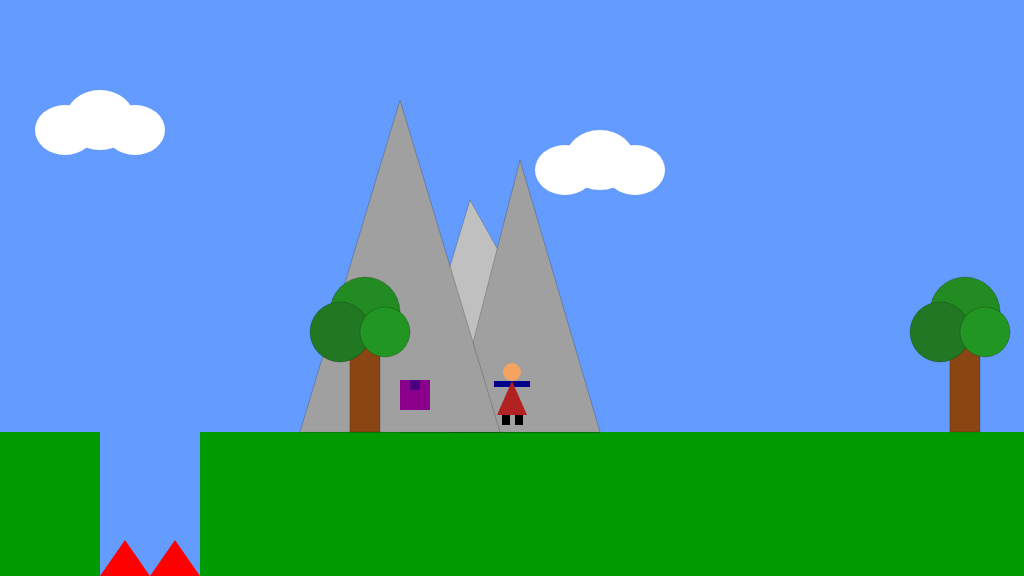
Frame 1 (no input)
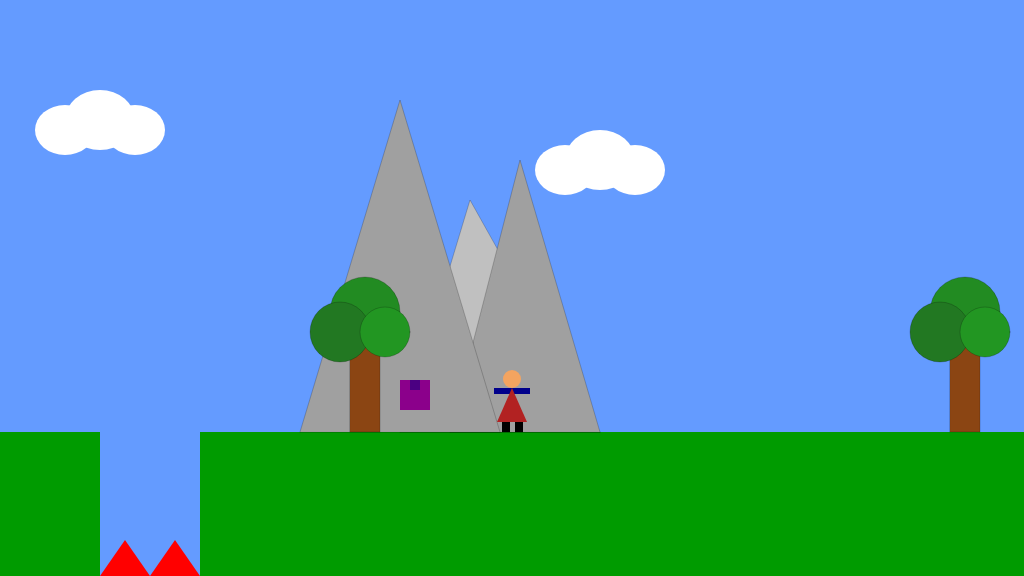
Frame 60 (no input)
Frame 120 (the mouse pressed at the canvas centre since frame 60): identical to frame 60, image omitted

The p5.js sketch that drew these frames (run headless with seeded random() and noise() and a simulated clock; from frame 60 on, the mouse is pressed at the canvas centre):

// p5.js sketch
// ── sketch.js
/*

The Game Project 5 - Bring it all together

*/

var gameChar_x;
var gameChar_y;
var floorPos_y;
var scrollPos;
var gameChar_world_x;

var isLeft;
var isRight;
var isFalling;
var isPlummeting;

var clouds;
var mountains;
var trees_x;
var collectables;
var canyons;


function setup()
{
	createCanvas(1024, 576);
	floorPos_y = height * 3/4;
	gameChar_x = width/2;
	gameChar_y = floorPos_y;

	// Variable to control the background scrolling.
	scrollPos = 0;

	// Variable to store the real position of the gameChar in the game
	// world. Needed for collision detection.
	gameChar_world_x = gameChar_x - scrollPos;

	// Boolean variables to control the movement of the game character.
	isLeft = false;
	isRight = false;
	isFalling = false;
	isPlummeting = false;
    
    

	// Initialise arrays of scenery objects.
clouds =   //initialisation of clouds
        [
{pos_X: 565,pos_Y:170,width:60,height:50,},
{pos_X: 65,pos_Y:130,width:60,height:50,},
{pos_X: 1065,pos_Y:150,width:60,height:50,}
        ];
    
mountains =  //initialisation of mountains
        [
{pos_x : -400,pos_y : 432,},
{pos_x : 500,pos_y : 432,},
{pos_x : 2100,pos_y : 432,}
        ];
}

  trees_x =   //initialisation of trees
        [-200,350,950,1400]

 collectables =  //initialisation of collectables
        [
          {pos_x:-100,pos_y:floorPos_y,size:30, isFound: false},
          {pos_x:400,pos_y:380,size:30, isFound: false},
          {pos_x:1200,pos_y:380,size:30, isFound: false}
        ];

 canyons =    //initialisation of canyons
        [
          {pos_x:100,width:100,},
          {pos_x:1050,width:100,},
          {pos_x:1700,width:100,}
        ];


function draw()
{
	background(100, 155, 255); // fill the sky blue

	noStroke();
	fill(0,155,0);
	rect(0, floorPos_y, width, height/4); // draw some green ground
    
  

    
    push();
    translate(scrollPos,0);
	// Draw clouds.
    drawClouds();

	// Draw mountains.
    drawMountains();

	// Draw trees.
    drawTrees();
    

	// Draw canyons.
    for(var i = 0;i < canyons.length;i++)
        {
            drawCanyon(canyons[i]);
        }

	// Draw collectable items.

    
   
    for(var i = 0; i < collectables.length; i++)
    {
       
        if(!collectables[i].isFound)
           {
       checkCollectable(collectables[i]);
       drawt_collectable(collectables[i]);
           }
        
     
        
    }


	// Draw game character.
	pop();
	drawGameChar();

	// Logic to make the game character move or the background scroll.
	if(isLeft)
	{
		if(gameChar_x > width * 0.2)
		{
			gameChar_x -= 5;
		}
		else
		{
			scrollPos += 5;
		}
	}

	if(isRight)
	{
		if(gameChar_x < width * 0.8)
		{
			gameChar_x  += 5;
		}
		else
		{
			scrollPos -= 5; // negative for moving against the background
		}
	}

	// Logic to make the game character rise and fall.
     if(gameChar_y < floorPos_y + 7)
        {
            gameChar_y += 1;
            isFalling = true;
        }
    else
        {
            isFalling = false;
        }
    

	// Update real position of gameChar for collision detection.
	gameChar_world_x = gameChar_x - scrollPos;
    
    fill(255,255,255);
}


// ---------------------
// Key control functions
// ---------------------

function keyPressed(){

	console.log("press" + keyCode);
	console.log("press" + key);
    if(keyCode == 37)  //move left
        {
            isLeft = true;
        }
    if(keyCode == 39)  //move right
        {
            isRight = true;
        }
    if(keyCode == 32 && gameChar_y == floorPos_y + 7)  // jump
        {
            isFalling = true;
            
            gameChar_y -= 100;
        }
    
    //left and falling
    if(keyCode == 32 && keyCode == 37)
        {
            isLeft = true;
            isFalling = true;
        }
     
    //right and falling
    if(keyCode == 32 && keyCode == 39)
        {
            isRight = true;
            isFalling = true;
        }

}

function keyReleased()
{

	console.log("release" + keyCode);
	console.log("release" + key);
      if(keyCode == 37)  //move left
        {
            isLeft = false;
        }
    if(keyCode == 39)  //move right
        {
            isRight = false;
        }
      if(keyCode == 32)  // jump
        {
            isFalling = false;
            
        }
    if(keyCode == 32 && keyCode == 37)  // left and falling
        {
            isLeft = false;
            isFalling = false;
        }
    if(keyCode == 32 && keyCode == 39) // right and falling
        {
            isRight = false;
            isFalling = false;
        }
   

}


// ------------------------------
// Game character render function
// ------------------------------

// Function to draw the game character.

function drawGameChar()
{
// draw game character
if(isLeft && isFalling)
{
    // add your jumping-left code
     //head
 fill(244,164,96);
 ellipse(gameChar_x,gameChar_y-60,18);
 //right arm
 fill(0,0,139);
 rect(gameChar_x-18,gameChar_y-51,18,6);
 //left arm 
 quad(gameChar_x,gameChar_y-51,gameChar_x+18,gameChar_y-40,gameChar_x+18,gameChar_y-34,gameChar_x,gameChar_y-46);
 fill(178,34,34);
 triangle(gameChar_x,gameChar_y-51,gameChar_x-15,gameChar_y-17,gameChar_x+15,gameChar_y-17);
 //right leg 
 fill(0);
 rect(gameChar_x+2,gameChar_y-17,8,10);
 //left leg
 quad(gameChar_x-3,gameChar_y-17,gameChar_x-11,gameChar_y-17,gameChar_x-19,gameChar_y-10,gameChar_x-9,gameChar_y-10,);
   // gameChar_x -= 3

}
else if(isRight && isFalling)
{
    // add your jumping-right code
     //head
 fill(244,164,96);
 ellipse(gameChar_x,gameChar_y-60,18);
 fill(0,0,139);
 rect(gameChar_x,gameChar_y-51,18,6);
 quad(gameChar_x,gameChar_y-51,gameChar_x-18,gameChar_y-40,gameChar_x-18,gameChar_y-34,gameChar_x,gameChar_y-46);
 fill(178,34,34);
 triangle(gameChar_x,gameChar_y-51,gameChar_x-15,gameChar_y-17,gameChar_x+15,gameChar_y-17);
 //left leg
 fill(0);
 rect(gameChar_x-10,gameChar_y-17,8,10);
 //right leg
 quad(gameChar_x+3,gameChar_y-17,gameChar_x+11,gameChar_y-17,gameChar_x+19,gameChar_y-10,gameChar_x+9,gameChar_y-10,);
    //gameChar_x += 3;

}
else if(isLeft)
{
    // add your walking left code
    fill(244,164,96);
//head
ellipse(gameChar_x,gameChar_y-60,13,18);
//right arm 
fill(0,0,139);
quad(gameChar_x,gameChar_y-51,gameChar_x+16,gameChar_y-34,gameChar_x+16,gameChar_y-28,gameChar_x,gameChar_y-46)	;
//left arm 
quad(gameChar_x-18,gameChar_y-51,gameChar_x,gameChar_y-51,gameChar_x,gameChar_y-46,gameChar_x-18,gameChar_y-46);
fill(178,34,34);
//body
triangle(gameChar_x,gameChar_y-51,gameChar_x-10,gameChar_y-17,gameChar_x+10,gameChar_y-17);
fill(0);
//left leg
rect(gameChar_x+2,gameChar_y-17,5,10);
//right leg
quad(gameChar_x-1,gameChar_y-17,gameChar_x-6,gameChar_y-17,gameChar_x-12,gameChar_y-7,gameChar_x-7,gameChar_y-7,);

    //gameChar_x -= 5


}
else if(isRight)
{
    // add your walking right code
    //head
fill(244,164,96);
ellipse(gameChar_x,gameChar_y-60,13,18);
//right arm 
fill(0,0,139);
quad(gameChar_x,gameChar_y-51,gameChar_x-16,gameChar_y-34,gameChar_x-16,gameChar_y-28,gameChar_x,gameChar_y-46)	;
//left arm 
quad(gameChar_x+18,gameChar_y-51,gameChar_x,gameChar_y-51,gameChar_x,gameChar_y-46,gameChar_x+18,gameChar_y-46);
fill(178,34,34);
//body
triangle(gameChar_x,gameChar_y-51,gameChar_x-10,gameChar_y-17,gameChar_x+10,gameChar_y-17);
fill(0);
//left leg
rect(gameChar_x-8,gameChar_y-17,5,10);
//right leg
quad(gameChar_x+1,gameChar_y-17,gameChar_x+6,gameChar_y-17,gameChar_x+12,gameChar_y-7,gameChar_x+7,gameChar_y-7,);

  //  gameChar_x += 5

}
else if(isFalling || isPlummeting)
{
    // add your jumping facing forwards code
    fill(244,164,96);
//head
ellipse(gameChar_x,gameChar_y-60,18);

fill(0,0,139);
//left arm 
quad(gameChar_x-18,gameChar_y-60,gameChar_x-18,gameChar_y-54,gameChar_x,gameChar_y-45,gameChar_x,gameChar_y-51,);
//right arm 
quad(gameChar_x+18,gameChar_y-60,gameChar_x+18,gameChar_y-54,gameChar_x,gameChar_y-45,gameChar_x,gameChar_y-51,);
fill(178,34,34);
//body
triangle(gameChar_x,gameChar_y-51,gameChar_x-15,gameChar_y-17,gameChar_x+15,gameChar_y-17);
fill(0);
//left leg
quad(gameChar_x-3,gameChar_y-17,gameChar_x-11,gameChar_y-17,gameChar_x-19,gameChar_y-10,gameChar_x-9,gameChar_y-10,);
//right leg
quad(gameChar_x+3,gameChar_y-17,gameChar_x+11,gameChar_y-17,gameChar_x+19,gameChar_y-10,gameChar_x+9,gameChar_y-10,);

}
else
{
    // add your standing front facing code
    fill(244,164,96);
//head
ellipse(gameChar_x,gameChar_y-60,18);
//right arm
fill(0,0,139);
//Arms
rect(gameChar_x-18,gameChar_y-51,36,6);
fill(178,34,34);
//body
triangle(gameChar_x,gameChar_y-51,gameChar_x-15,gameChar_y-17,gameChar_x+15,gameChar_y-17);
fill(0);
//left leg
rect(gameChar_x-10,gameChar_y-17,8,10);
//right leg
rect(gameChar_x+3,gameChar_y-17,8,10);

}
}

// ---------------------------
// Background render functions
// ---------------------------

// Function to draw cloud objects.
 /* for(var i = 0; i < 3; i++)
    
    {
	
	ellipse(clouds[i].pos_X+35, clouds[i].pos_Y-10, clouds[i].width+10, clouds[i].height+10)

	ellipse(clouds[i].pos_X+70,clouds[i].pos_Y,clouds[i].width,clouds[i].height)
	
	ellipse(clouds[i].pos_X,clouds[i].pos_Y,clouds[i].width, clouds[i].height)
    }

// Function to draw mountains objects.
  for(var i= 0; i < mountains.length; i++)   //loop for mountains
    {
        strokeWeight(0.2)
	stroke(0)
	fill(192,192,192)
	triangle(mountains[i].pos_x -100,mountains[i].pos_y,mountains[i].pos_x-30,mountains[i].pos_y-232,mountains[i].pos_x+100,mountains[i].pos_y)
	fill(160,160,160)
	triangle(mountains[i].pos_x-50,mountains[i].pos_y,mountains[i].pos_x+20,mountains[i].pos_y-272,mountains[i].pos_x+100,mountains[i].pos_y)
	fill(160,160,160)
	triangle(mountains[i].pos_x-200,mountains[i].pos_y,mountains[i].pos_x-100,mountains[i].pos_y-332,mountains[i].pos_x,mountains[i].pos_y)
    }

*/ // Function to draw trees objects.


// ---------------------------------
// Canyon render and check functions
// ---------------------------------

// Function to draw canyon objects.

function drawCanyon(t_canyon)
{
    noStroke();
	fill(100,155,255);
	rect(t_canyon.pos_x,432,t_canyon.width,144);
	
	fill(255,0,0);
	triangle(t_canyon.pos_x,576,t_canyon.pos_x+25,540,t_canyon.pos_x+50,576);
	triangle(t_canyon.pos_x+50,576,t_canyon.pos_x+75,540,t_canyon.pos_x+100,576);
}

// Function to check character is over a canyon.

function checkCanyon(t_canyon)
{
    
}

// ----------------------------------
// Collectable items render and check functions
// ----------------------------------

// Function to draw collectable objects.

function drawt_collectable(t_collectable)
{
    fill(139,0,139);
	rect(t_collectable.pos_x,t_collectable.pos_y,t_collectable.size,t_collectable.size);
	fill(75,0,130);
	rect(t_collectable.pos_x+10,t_collectable.pos_y,t_collectable.size-20,t_collectable.size-20);
}



// Function to check character has collected an item.

function checkCollectable(t_collectable)
{
   if(dist(gameChar_world_x, gameChar_y, t_collectable.pos_x, t_collectable.pos_y)<70)
        {
            t_collectable.isFound = true;
        }
}
  



function drawClouds()
{
    for(var i = 0; i < clouds.length; i++)
    
    {
	fill(255,255,255);
	ellipse(clouds[i].pos_X+35, clouds[i].pos_Y-10, clouds[i].width+10, clouds[i].height+10);

	ellipse(clouds[i].pos_X+70,clouds[i].pos_Y,clouds[i].width,clouds[i].height);
	
	ellipse(clouds[i].pos_X,clouds[i].pos_Y,clouds[i].width, clouds[i].height);
    }
}

	// Draw mountains.
function drawMountains()
   { for(var i= 0; i < mountains.length; i++)   //loop for mountains
    {
        strokeWeight(0.2);
	stroke(0);
	fill(192,192,192);
	triangle(mountains[i].pos_x -100,mountains[i].pos_y,mountains[i].pos_x-30,mountains[i].pos_y-232,mountains[i].pos_x+100,mountains[i].pos_y);
	fill(160,160,160);
	triangle(mountains[i].pos_x-50,mountains[i].pos_y,mountains[i].pos_x+20,mountains[i].pos_y-272,mountains[i].pos_x+100,mountains[i].pos_y);
	fill(160,160,160);
	triangle(mountains[i].pos_x-200,mountains[i].pos_y,mountains[i].pos_x-100,mountains[i].pos_y-332,mountains[i].pos_x,mountains[i].pos_y);
    }
   }

    
function drawTrees()
{
     for(var i =0; i < trees_x.length; i++)   //loop for trees
        {
        
    fill(139,69,19);
	rect(trees_x[i],floorPos_y -100,30,100);
    fill(34,139,34);
	ellipse(trees_x[i]+15,floorPos_y-120,70);
	fill(34,120,34);
	ellipse(trees_x[i]-10,floorPos_y-100,60);
	fill(34,150,34);
	ellipse(trees_x[i]+35,floorPos_y-100,50);
        }
}
